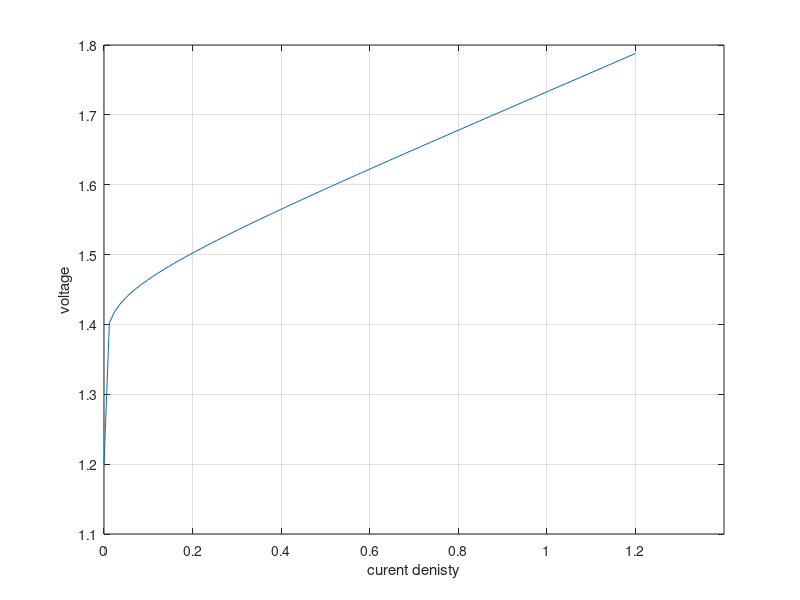

This chart was generated by the following MATLAB code: (Note: this script raises an error after producing the figure.)
clc
clear
R = 8.314;
F = 96485.33289;
T = 333;
i = linspace(0,1.2);
% calculating the ohmic resestance %
L_B = 175e-4;
E_m = 14;
segma = 1.65;
r = 537/18;
gama = 20;
gama_0 = 1.8;
eta_B = gama/(gama+r);
eta_B0 = gama_0/(gama_0+r);
K_a = exp((-523000/R)*((1/T)-(1/298)));
Beta = ((gama+1)-sqrt(((gama+1)^2)-(4*gama*(1-(1/K_a)))))/(2*(1-(1/K_a)));
segma_B = ((eta_B-eta_B0).^1.5)*(349.8/(1+segma))*exp((-E_m/R)*((1/T)-(1/298)))*(1/(18*gama))*Beta;
Eta_B = i.*(L_B/segma_B);
% open  circuit voltage calculation %
V_0 = 1.229-(8.46e-4*(T-298));
% exchange curent dinesty
m_Ma = 1e-3;
m_Mc = 0.3e-3;
rho_ma = 22.56;
rho_mc = 21.45;
d_ma = 2.9;
d_mc = 2.7;
lamda_ma = 0.75*m_Ma*(6/(rho_ma*d_ma));
lamda_mc = 0.75*m_Mc*(6/(rho_mc*d_mc));
i_a0ref = 5e-12;
i_c0ref = 1e-3;
E_a = 76;
E_c = 4.3;
i_c0 = lamda_mc*exp(-1*(E_c/R)*((1/T)/(1/298)));
i_a0 = lamda_ma*exp(-1*(E_a/R)*((1/T)/(1/298)));
% cathod overpotentiol %
B_c =.5;
v_c = -1;
n_c = i/i_c0;
m_c = 1-(i/0.000033);
eta_c = ((R*T)/(B_c*v_c*F)).*asinh(.5*(n_c./m_c));
% anode overpotential %
B_a =.5;
v_a = 3;
n_a = i/i_a0;
m_a = 1-(i/2);
eta_a = ((R*T)/(B_a*v_a*F)).*asinh(.5*(n_a./m_a));
% overall potential
V = V_0 + eta_a - eta_c + Eta_B;
plot(i,V)
xlim([0 1.4]);
xlabel('curent denisty');
ylabel('voltage');
grid on
hold on
%H2 out
A = 1;
N = (i.*A)/(2*F);
yyaxis right
ylabel('hydrogen generated');
plot(i,N)
legend('iV curve','hydrogen')
hold off